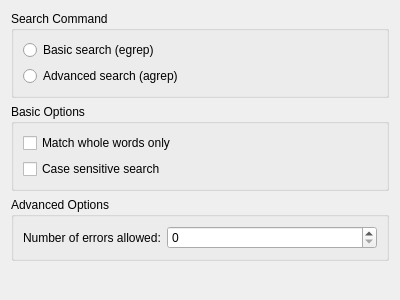
<?xml version="1.0" encoding="UTF-8"?>
<ui version="4.0">
 <class>BackendSettingsBase</class>
 <widget class="QWidget" name="BackendSettingsBase">
  <property name="geometry">
   <rect>
    <x>0</x>
    <y>0</y>
    <width>400</width>
    <height>300</height>
   </rect>
  </property>
  <property name="windowTitle">
   <string>Backend</string>
  </property>
  <layout class="QVBoxLayout" name="verticalLayout">
   <item>
    <widget class="KButtonGroup" name="kcfg_SelectedBackend">
     <property name="title">
      <string>Search Command</string>
     </property>
     <layout class="QVBoxLayout" name="verticalLayout_3">
      <item>
       <widget class="QRadioButton" name="radioEgrep">
        <property name="sizePolicy">
         <sizepolicy hsizetype="Preferred" vsizetype="Fixed">
          <horstretch>1</horstretch>
          <verstretch>0</verstretch>
         </sizepolicy>
        </property>
        <property name="text">
         <string>Basic search (egrep)</string>
        </property>
        <attribute name="buttonGroup">
         <string>searchCommandGroup</string>
        </attribute>
       </widget>
      </item>
      <item>
       <widget class="QRadioButton" name="radioAgrep">
        <property name="sizePolicy">
         <sizepolicy hsizetype="Preferred" vsizetype="Fixed">
          <horstretch>1</horstretch>
          <verstretch>0</verstretch>
         </sizepolicy>
        </property>
        <property name="text">
         <string>Advanced search (agrep)</string>
        </property>
        <attribute name="buttonGroup">
         <string>searchCommandGroup</string>
        </attribute>
       </widget>
      </item>
     </layout>
    </widget>
   </item>
   <item>
    <widget class="QGroupBox" name="basicOptionsBox">
     <property name="title">
      <string>Basic Options</string>
     </property>
     <layout class="QVBoxLayout" name="verticalLayout_2">
      <item>
       <widget class="QCheckBox" name="kcfg_WholeWords">
        <property name="text">
         <string>Match whole words only</string>
        </property>
       </widget>
      </item>
      <item>
       <widget class="QCheckBox" name="kcfg_CaseSensitive">
        <property name="text">
         <string>Case sensitive search</string>
        </property>
       </widget>
      </item>
     </layout>
    </widget>
   </item>
   <item>
    <widget class="QGroupBox" name="advancedOptionsBox">
     <property name="enabled">
      <bool>true</bool>
     </property>
     <property name="title">
      <string>Advanced Options</string>
     </property>
     <layout class="QFormLayout" name="formLayout">
      <item row="0" column="0">
       <widget class="QLabel" name="label">
        <property name="text">
         <string>Number of errors allowed:</string>
        </property>
        <property name="buddy">
         <cstring>kcfg_MaximumErrorNumber</cstring>
        </property>
       </widget>
      </item>
      <item row="0" column="1">
       <widget class="QSpinBox" name="kcfg_MaximumErrorNumber">
        <property name="maximum">
         <number>8</number>
        </property>
       </widget>
      </item>
     </layout>
    </widget>
   </item>
   <item>
    <spacer name="verticalSpacer">
     <property name="orientation">
      <enum>Qt::Vertical</enum>
     </property>
     <property name="sizeHint" stdset="0">
      <size>
       <width>20</width>
       <height>177</height>
      </size>
     </property>
    </spacer>
   </item>
  </layout>
 </widget>
 <customwidgets>
  <customwidget>
   <class>KButtonGroup</class>
   <extends>QGroupBox</extends>
   <header>kbuttongroup.h</header>
   <container>1</container>
  </customwidget>
 </customwidgets>
 <resources/>
 <connections/>
 <buttongroups>
  <buttongroup name="searchCommandGroup"/>
 </buttongroups>
</ui>
